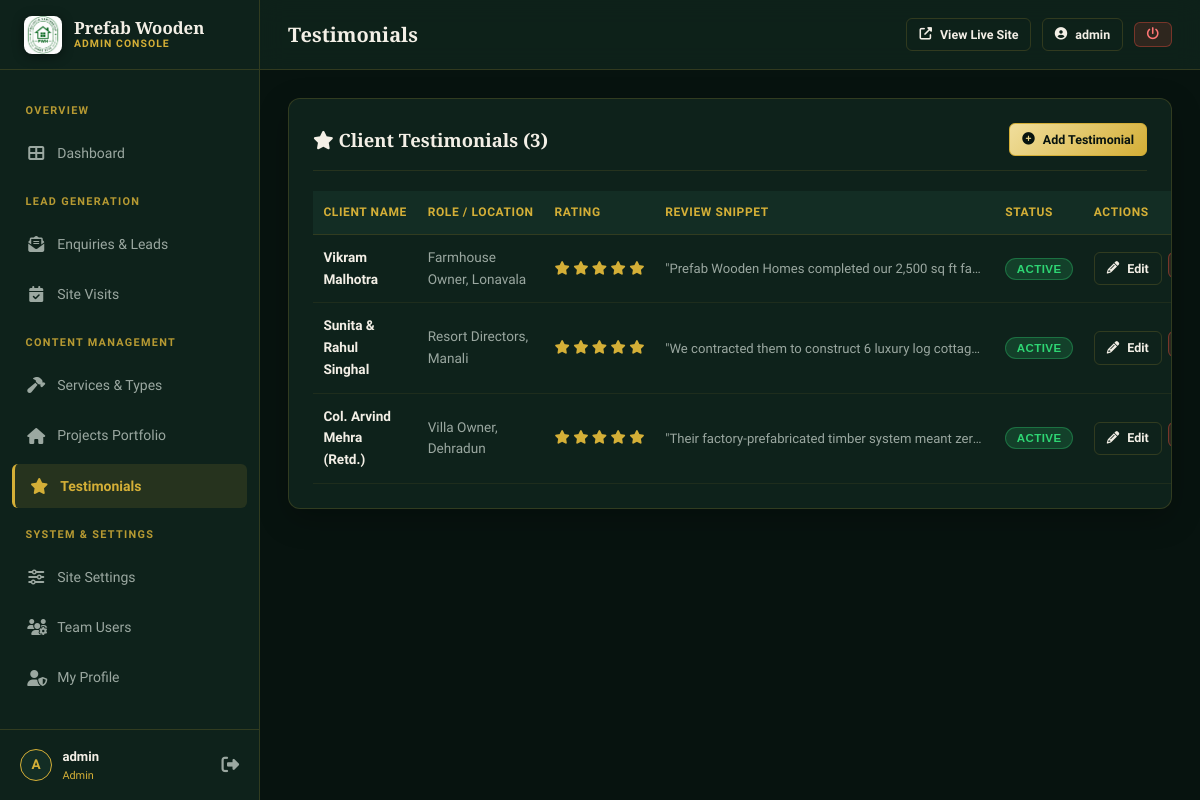
Page /admin/testimonials.php (signed in) on the committed database.
### tables this page shows
CREATE TABLE IF NOT EXISTS `testimonials` (
    `id` INT UNSIGNED AUTO_INCREMENT PRIMARY KEY,
    `client_name` VARCHAR(100) NOT NULL,
    `client_role` VARCHAR(100) DEFAULT NULL,
    `testimonial_text` TEXT NOT NULL,
    `rating` TINYINT UNSIGNED DEFAULT 5,
    `is_active` TINYINT(1) DEFAULT 1,
    `sort_order` INT DEFAULT 0,
    `created_at` DATETIME NOT NULL DEFAULT CURRENT_TIMESTAMP
);

### includes/functions.php (called while the page is built, shortened)
<?php
function getSetting(string $key, string $default = ''): string {
    static $settingsCache = null;
    if ($settingsCache === null) {
        $settingsCache = [];
        try {
            $db = Database::getConnection();
            $stmt = $db->query("SELECT setting_key, setting_value FROM site_settings");
            while ($row = $stmt->fetch()) {
                $settingsCache[$row['setting_key']] = $row['setting_value'];
            }
        } catch (\Throwable $e) {
        }
    }
    $val = $settingsCache[$key] ?? '';
    return (trim((string)$val) !== '') ? (string)$val : $default;
}
function asset(string $path): string {
    return BASE_PATH . '/assets/' . ltrim($path, '/');
}
function url(string $path = ''): string {
    $trimmed = ltrim($path, '/');
    return BASE_PATH . ($trimmed !== '' ? '/' . $trimmed : '/');
}

### admin/includes/auth.php (called while the page is built, shortened)
<?php
require_once __DIR__ . '/../../includes/security.php';
require_once __DIR__ . '/../../includes/functions.php';
function currentAdmin(): array {
    return [
        'id' => $_SESSION['admin_user_id'] ?? null,
        'username' => $_SESSION['admin_user_name'] ?? 'Admin',
        'email' => $_SESSION['admin_user_email'] ?? '',
        'role' => $_SESSION['admin_user_role'] ?? 'editor'
    ];
}
function isSuperAdmin(): bool {
    return (currentAdmin()['role'] ?? '') === 'admin';
}

### admin/testimonials.php (the view, shortened to what this page needs)
<?php
$pageTitle = 'Testimonials';
require_once __DIR__ . '/includes/admin-header.php';
try {
    $db = Database::getConnection();
    $testimonials = $db->query("SELECT * FROM testimonials ORDER BY sort_order ASC, created_at DESC")->fetchAll();
} catch (\Throwable $e) {
    echo '<div class="adm-alert adm-alert--error">Database error: ' . htmlspecialchars($e->getMessage()) . '</div>';
    $testimonials = [];
}
?>
<div class="adm-card">
    <div class="adm-card__header">
        <h2 class="adm-card__title"><i class="fas fa-star"></i> Client Testimonials (<?= count($testimonials) ?>)</h2>
        <a href="<?= url('admin/testimonial-edit.php') ?>" class="adm-btn adm-btn--primary adm-btn--sm">
            <i class="fas fa-plus-circle"></i> Add Testimonial
        </a>
    </div>
    <?php if (empty($testimonials)): ?>
        <p style="color: var(--adm-text-muted); text-align: center; padding: 2.5rem 0;">No testimonials found.</p>
    <?php else: ?>
        <div class="adm-table-responsive">
            <table class="adm-table">
                <thead>
                    <tr>
                        <th>Client Name</th>
                        <th>Role / Location</th>
                        <th>Rating</th>
                        <th>Review Snippet</th>
                        <th>Status</th>
                        <th>Actions</th>
                    </tr>
                </thead>
                <tbody>
                    <?php foreach ($testimonials as $t): ?>
                        <tr>
                            <td>
                                <strong><?= htmlspecialchars($t['client_name']) ?></strong>
                            </td>
                            <td>
                                <span style="font-size: 0.85rem; color: var(--adm-text-muted);">
                                    <?= htmlspecialchars($t['client_role'] ?: 'Verified Homeowner') ?>
                                </span>
                            </td>
                            <td style="color: var(--adm-gold); font-size: 0.85rem; white-space: nowrap;">
                                <?php for ($i = 0; $i < (int)$t['rating']; $i++): ?>
                                    <i class="fas fa-star"></i>
                                <?php endfor; ?>
                            </td>
                            <td style="max-width: 340px;">
                                <div style="font-size: 0.82rem; color: var(--adm-text-muted); overflow: hidden; text-overflow: ellipsis; white-space: nowrap;">
                                    "<?= htmlspecialchars($t['testimonial_text']) ?>"
                                </div>
                            </td>
                            <td>
                                <form method="POST" action="" style="display: inline;">
                                    <button type="submit" style="background: none; border: none; cursor: pointer;">
                                        <?php if ($t['is_active']): ?>
                                            <span class="adm-badge adm-badge--active">Active</span>
                                        <?php else: ?>
                                            <span class="adm-badge adm-badge--draft">Hidden</span>
                                        <?php endif; ?>
                                    </button>
                                </form>
                            </td>
                            <td>
                                <div style="display: flex; gap: 0.4rem;">
                                    <a href="<?= url('admin/testimonial-edit.php?id=' . $t['id']) ?>" class="adm-btn adm-btn--outline adm-btn--sm">
                                        <i class="fas fa-pencil-alt"></i> Edit
                                    </a>
                                    <form method="POST" action="" style="display: inline;">
                                        <button type="submit" class="adm-btn adm-btn--danger adm-btn--sm adm-btn-delete" data-item="review from <?= htmlspecialchars($t['client_name']) ?>">
                                        </button>
                                    </form>
                                </div>
                            </td>
                        </tr>
                    <?php endforeach; ?>
                </tbody>
            </table>
        </div>
    <?php endif; ?>
</div>
<?php require_once __DIR__ . '/includes/admin-footer.php'; ?>

### admin/includes/admin-header.php (shortened to what this page needs)
<?php
require_once __DIR__ . '/auth.php';
?>
<!DOCTYPE html>
<html lang="en">
<head>
    <link rel="icon" type="image/png" href="<?= htmlspecialchars(getSetting('site_favicon', asset('images/favicon.png'))) ?>">
    <link rel="stylesheet" href="https://cdnjs.cloudflare.com/ajax/libs/font-awesome/6.5.0/css/all.min.css">
    <link rel="stylesheet" href="<?= url('admin/assets/css/admin.css') ?>">
</head>
<body>
<div class="adm-wrapper">
    <?php require_once __DIR__ . '/admin-sidebar.php'; ?>
    <div class="adm-main">
        <header class="adm-topbar">
            <div class="adm-topbar__left">
                <h1 class="adm-topbar__title"><?= htmlspecialchars($pageTitle ?? 'Admin Dashboard') ?></h1>
            </div>
            <div class="adm-topbar__right">
                <a href="<?= url() ?>" target="_blank" class="adm-btn adm-btn--outline adm-btn--sm" title="Open Public Website">
                    <i class="fas fa-external-link-alt"></i> View Live Site
                </a>
                <a href="<?= url('admin/profile.php') ?>" class="adm-btn adm-btn--outline adm-btn--sm">
                    <i class="fas fa-user-circle"></i> <?= htmlspecialchars($user['username']) ?>
                </a>
                <a href="<?= url('admin/logout.php') ?>" class="adm-btn adm-btn--danger adm-btn--sm" title="Log Out">
                    <i class="fas fa-power-off"></i>
                </a>
            </div>
        </header>
        <main class="adm-body">

### admin/includes/admin-sidebar.php (shortened to what this page needs)
<?php
$currentPage = basename($_SERVER['PHP_SELF'], '.php');
$user = currentAdmin();
?>
<aside class="adm-sidebar" id="admSidebar">
    <div class="adm-brand">
        <img src="<?= getSetting('site_logo', asset('images/logo.jpeg')) ?>" alt="<?= getSetting('site_name', SITE_NAME) ?> Logo" class="adm-brand__logo">
        <div class="adm-brand__text">
            Prefab Wooden
            <span>Admin Console</span>
        </div>
    </div>
    <nav class="adm-nav">
        <div class="adm-nav__label">Overview</div>
        <a href="<?= url('admin/index.php') ?>" class="adm-nav__link <?= $currentPage === 'index' ? 'active' : '' ?>">
            <span class="adm-nav__link-content">
                <i class="fas fa-th-large"></i> Dashboard
            </span>
        </a>
        <div class="adm-nav__label">Lead Generation</div>
        <a href="<?= url('admin/enquiries.php') ?>" class="adm-nav__link <?= in_array($currentPage, ['enquiries', 'enquiry-view']) ? 'active' : '' ?>">
            <span class="adm-nav__link-content">
                <i class="fas fa-envelope-open-text"></i> Enquiries &amp; Leads
            </span>
        </a>
        <a href="<?= url('admin/site-visits.php') ?>" class="adm-nav__link <?= $currentPage === 'site-visits' ? 'active' : '' ?>">
            <span class="adm-nav__link-content">
                <i class="fas fa-calendar-check"></i> Site Visits
            </span>
        </a>
        <div class="adm-nav__label">Content Management</div>
        <a href="<?= url('admin/services.php') ?>" class="adm-nav__link <?= in_array($currentPage, ['services', 'service-edit']) ? 'active' : '' ?>">
            <span class="adm-nav__link-content">
                <i class="fas fa-hammer"></i> Services &amp; Types
            </span>
        </a>
        <a href="<?= url('admin/projects.php') ?>" class="adm-nav__link <?= in_array($currentPage, ['projects', 'project-edit']) ? 'active' : '' ?>">
            <span class="adm-nav__link-content">
                <i class="fas fa-home"></i> Projects Portfolio
            </span>
        </a>
        <a href="<?= url('admin/testimonials.php') ?>" class="adm-nav__link <?= in_array($currentPage, ['testimonials', 'testimonial-edit']) ? 'active' : '' ?>">
            <span class="adm-nav__link-content">
                <i class="fas fa-star"></i> Testimonials
            </span>
        </a>
        <div class="adm-nav__label">System &amp; Settings</div>
        <a href="<?= url('admin/settings.php') ?>" class="adm-nav__link <?= $currentPage === 'settings' ? 'active' : '' ?>">
            <span class="adm-nav__link-content">
                <i class="fas fa-sliders-h"></i> Site Settings
            </span>
        </a>
        <?php if (isSuperAdmin()): ?>
        <a href="<?= url('admin/users.php') ?>" class="adm-nav__link <?= $currentPage === 'users' ? 'active' : '' ?>">
            <span class="adm-nav__link-content">
                <i class="fas fa-users-cog"></i> Team Users
            </span>
        </a>
        <?php endif; ?>
        <a href="<?= url('admin/profile.php') ?>" class="adm-nav__link <?= $currentPage === 'profile' ? 'active' : '' ?>">
            <span class="adm-nav__link-content">
                <i class="fas fa-user-shield"></i> My Profile
            </span>
        </a>
    </nav>
    <div class="adm-sidebar__footer">
        <div class="adm-user-mini">
            <div class="adm-user-mini__avatar">
                <?= strtoupper(substr($user['username'], 0, 1)) ?>
            </div>
            <div>
                <div class="adm-user-mini__name"><?= htmlspecialchars($user['username']) ?></div>
                <div class="adm-user-mini__role"><?= htmlspecialchars($user['role']) ?></div>
            </div>
        </div>
        <a href="<?= url('admin/logout.php') ?>" title="Log Out" style="color: var(--adm-text-muted); font-size: 1.1rem;">
            <i class="fas fa-sign-out-alt"></i>
        </a>
    </div>
</aside>

### admin/includes/admin-footer.php (shortened to what this page needs)
        </main>
    </div>
</div>
</body>
</html>

### rows in the picture
testimonials: client_name "Vikram Malhotra", client_role "Farmhouse Owner, Lonavala", rating 5 (drawn), testimonial_text "Prefab Wooden Homes completed our 2,500 sq ft fa…", is_active "ACTIVE"
testimonials: client_name "Sunita & Rahul Singhal", client_role "Resort Directors, Manali", rating 5 (drawn), testimonial_text "We contracted them to construct 6 luxury log cottag…", is_active "ACTIVE"
testimonials: client_name "Col. Arvind Mehra (Retd.)", client_role "Villa Owner, Dehradun", rating 5 (drawn), testimonial_text "Their factory-prefabricated timber system meant zer…", is_active "ACTIVE"

### other values in the picture
substr($user['username'], 0, 1) "A"
$user['username'] "admin"
$user['role'] "Admin"
$pageTitle "Testimonials"
count($testimonials) "3"
